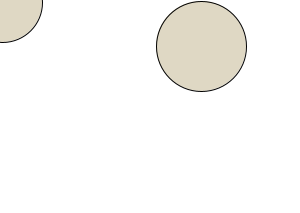
Frame 1 (no input)
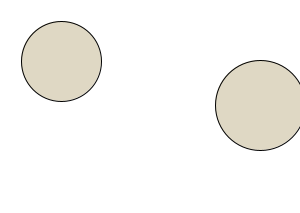
Frame 60 (the mouse pressed at the canvas centre just before this capture)
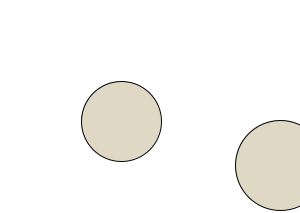
Frame 120 (the mouse held since frame 60 and released just before this capture)

The Processing sketch that drew these frames (run headless with seeded random() and noise(); from frame 60 on, the mouse is pressed at the canvas centre):

// Processing sketch: processing_11544
// ── processing_11544.pde

class Ball
{

int wWidth;
int wHeight;
int bSize;
int x, y;
int xDirection, yDirection;

Ball(int windowWidth, int windowHeight, int ballSize)
{
wWidth = windowWidth;
wHeight = windowHeight;
bSize = ballSize;
x = 1;
y = 1;
xDirection = 1;
yDirection = 1;
}

Ball(int windowWidth, int windowHeight, int ballSize, int xPosition, int
yPosition)
{
this(windowWidth, windowHeight, ballSize);
x = xPosition;
y = yPosition;
}

void compute()
{
if (x < wWidth && x > 0)
{

x += xDirection;
}
else
{

xDirection = xDirection * -1;
x += xDirection;
}
if (y < wHeight && y > 0)
{
y += yDirection;
}
else
{
yDirection = yDirection * -1;
y += yDirection;
}
}
void display()
{
compute();
ellipseMode(CENTER);
fill(223, 216, 196);
ellipse(x,y,bSize,bSize);
}
}
Ball aBall, anotherBall;
void setup()
{
size(300,213);
aBall = new Ball(width,height,80);
anotherBall = new Ball(width,height,90,200,45); 
}
void draw()
{
background(255);
aBall.display();
anotherBall.display();
}
